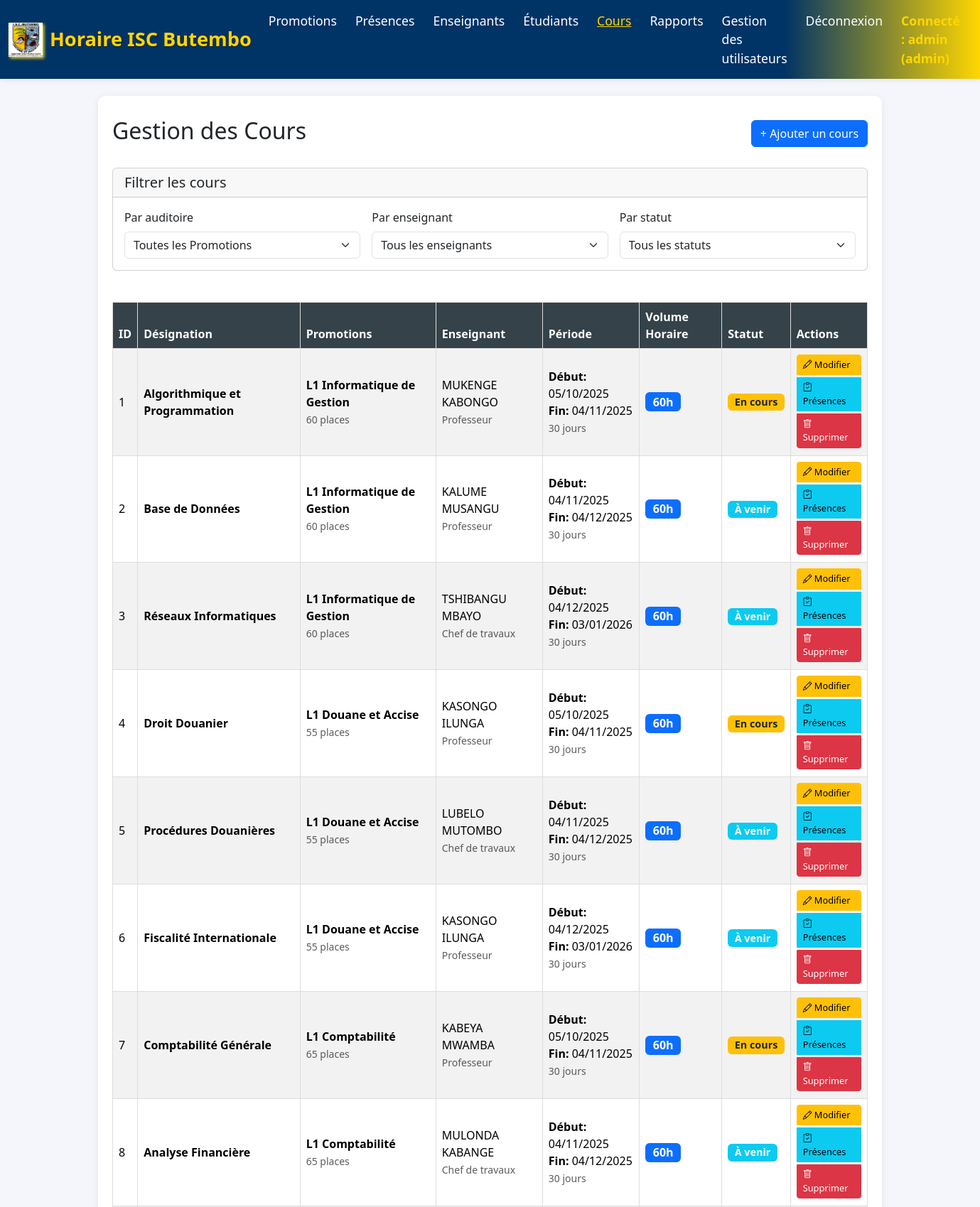
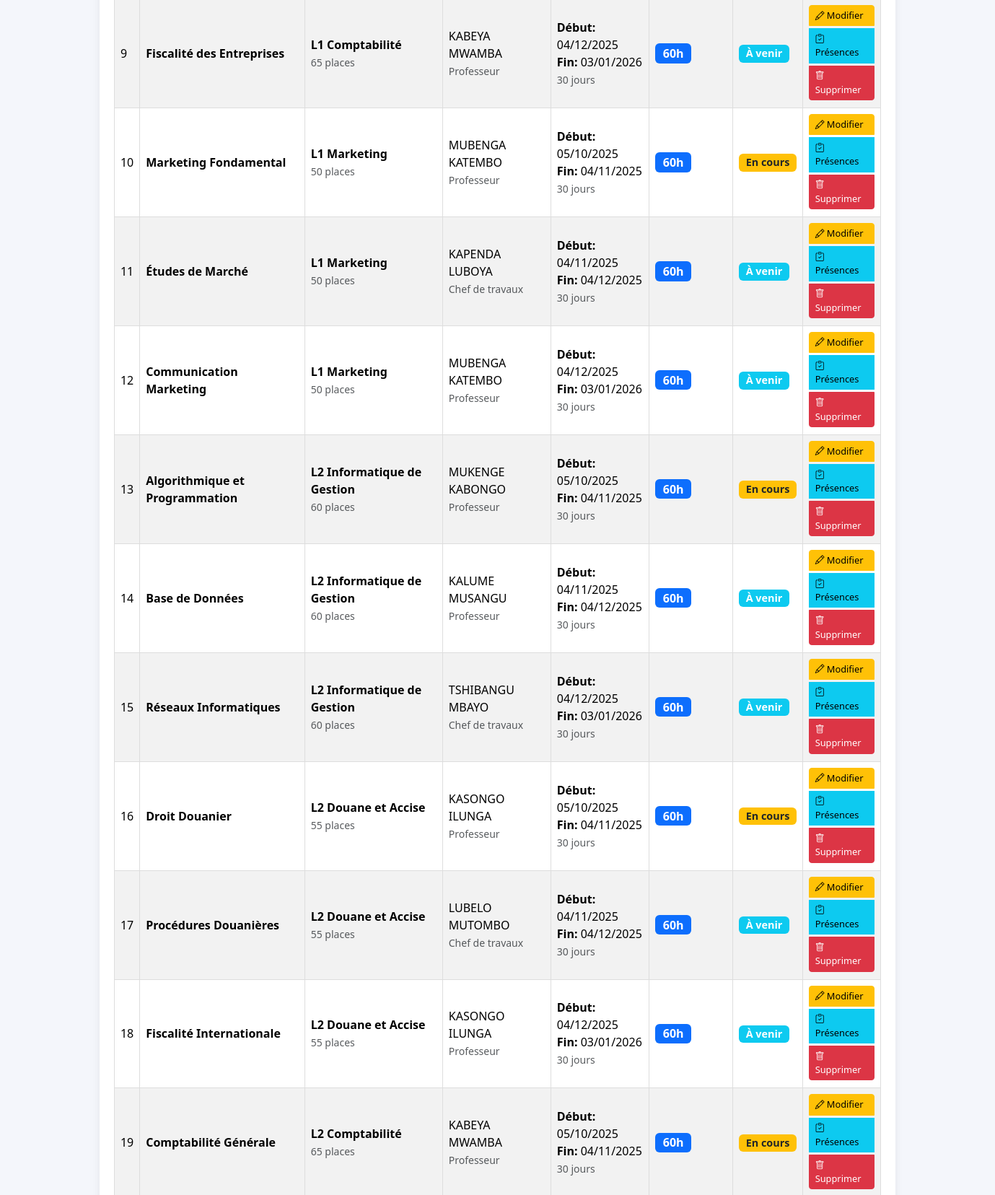
Page /cours (signed in, upper part) on the committed database (2 pictures, top to bottom).
### models/__init__.py (models this page shows)
class Cours(db.Model):
    __tablename__ = 'cours'
    id = db.Column(db.Integer, primary_key=True)
    designation = db.Column(db.String(200), nullable=False)  # Nom du cours
    auditoire_id = db.Column(db.Integer, db.ForeignKey('auditoire.id'), nullable=False)
    enseignant_id = db.Column(db.Integer, db.ForeignKey('enseignant.id'), nullable=False)
    date_debut = db.Column(db.Date, nullable=False)
    date_fin = db.Column(db.Date, nullable=False)
    volume_horaire = db.Column(db.Integer, nullable=False)
    auditoire = db.relationship('Auditoire', backref='cours_list')
    enseignant = db.relationship('Enseignant', backref='cours')

class Auditoire(db.Model):
    __tablename__ = 'auditoire'
    id = db.Column(db.Integer, primary_key=True)
    nom = db.Column(db.String(100), nullable=False)
    capacite = db.Column(db.Integer, nullable=True)

class Enseignant(db.Model):
    __tablename__ = 'enseignant'
    id = db.Column(db.Integer, primary_key=True)
    nom = db.Column(db.String(100), nullable=False)
    postnom = db.Column(db.String(100), nullable=False)
    prenom = db.Column(db.String(100), nullable=False)
    grade = db.Column(db.String(50), nullable=False)

### app.py (the view)
@app.route('/cours')
def cours():
    if 'username' not in session:
        return redirect(url_for('home'))
    cours_list = Cours.query.all()
    auditoires_list = Auditoire.query.all()
    enseignants_list = Enseignant.query.all()
    today = date.today()
    for cours in cours_list:
        duree = (cours.date_fin - cours.date_debut).days
        cours.duree = duree
        if today < cours.date_debut:
            cours.statut = 'a_venir'
        elif today > cours.date_fin:
            cours.statut = 'termine'
        else:
            cours.statut = 'en_cours'
    return render_template('cours.html',
                         cours_list=cours_list,
                         auditoires_list=auditoires_list,
                         enseignants_list=enseignants_list)

### templates/cours.html (shortened to what this page needs)
{% extends "base.html" %}
{% block content %}
<div class="d-flex justify-content-between align-items-center mb-4">
    <h2>Gestion des Cours</h2>
    <a href="{{ url_for('ajouter_cours') }}" class="btn btn-primary">+ Ajouter un cours</a>
</div>
<div class="card mb-4">
    <div class="card-header">
        <h5 class="mb-0">Filtrer les cours</h5>
    </div>
    <div class="card-body">
        <div class="row g-3">
            <div class="col-md-4">
                <label for="filter_auditoire" class="form-label">Par auditoire</label>
                <select class="form-select" id="filter_auditoire" onchange="filterCours()">
                    <option value="">Toutes les Promotions</option>
                </select>
            </div>
            <div class="col-md-4">
                <label for="filter_enseignant" class="form-label">Par enseignant</label>
                <select class="form-select" id="filter_enseignant" onchange="filterCours()">
                    <option value="">Tous les enseignants</option>
                </select>
            </div>
            <div class="col-md-4">
                <label for="filter_statut" class="form-label">Par statut</label>
                <select class="form-select" id="filter_statut" onchange="filterCours()">
                    <option value="">Tous les statuts</option>
                </select>
            </div>
        </div>
    </div>
</div>
<div class="table-responsive">
    <table class="table table-striped table-hover" id="coursTable">
        <thead class="table-dark">
            <tr>
                <th>ID</th>
                <th>Désignation</th>
                <th>Promotions</th>
                <th>Enseignant</th>
                <th>Période</th>
                <th>Volume Horaire</th>
                <th>Statut</th>
                <th>Actions</th>
            </tr>
        </thead>
        <tbody>
            {% for cours in cours_list %}
            <tr data-auditoire="{{ cours.auditoire_id }}" data-enseignant="{{ cours.enseignant_id }}" data-statut="{{ cours.statut }}">
                <td>{{ cours.id }}</td>
                <td>
                    <strong>{{ cours.designation }}</strong>
                </td>
                <td>
                    <strong>{{ cours.auditoire.nom }}</strong>
                    {% if cours.auditoire.capacite %}
                    <br><small class="text-muted">{{ cours.auditoire.capacite }} places</small>
                    {% endif %}
                </td>
                <td>
                    {{ cours.enseignant.nom }} {{ cours.enseignant.postnom }}
                    <br><small class="text-muted">{{ cours.enseignant.grade }}</small>
                </td>
                <td>
                    <strong>Début:</strong> {{ cours.date_debut.strftime('%d/%m/%Y') }}<br>
                    <strong>Fin:</strong> {{ cours.date_fin.strftime('%d/%m/%Y') }}<br>
                    <small class="text-muted">{{ cours.duree }} jours</small>
                </td>
                <td>
                    <span class="badge bg-primary fs-6">{{ cours.volume_horaire }}h</span>
                </td>
                <td>
                    {% if cours.statut == 'en_cours' %}
                        <span class="badge bg-warning text-dark">En cours</span>
                    {% elif cours.statut == 'a_venir' %}
                        <span class="badge bg-info">À venir</span>
                    {% else %}
                        <span class="badge bg-success">Terminé</span>
                    {% endif %}
                </td>
                <td>
                    <div class="btn-group-vertical btn-group-sm" role="group">
                        <a href="{{ url_for('modifier_cours', id=cours.id) }}" class="btn btn-warning mb-1">
                            <i class="bi bi-pencil"></i> Modifier
                        </a>
                        <a href="{{ url_for('presence') }}?cours_id={{ cours.id }}" class="btn btn-info mb-1">
                            <i class="bi bi-clipboard-check"></i> Présences
                        </a>
                        <a href="{{ url_for('supprimer_cours', id=cours.id) }}" class="btn btn-danger"
                           onclick="return confirm('Êtes-vous sûr de vouloir supprimer ce cours ?')">
                            <i class="bi bi-trash"></i> Supprimer
                        </a>
                    </div>
                </td>
            </tr>
            {% endfor %}
        </tbody>
    </table>
</div>
{% endblock %}

### static/style.css (style rules this page uses)
body { font-family: Arial, sans-serif; margin: 0; padding: 0; background-color: #f4f4f4; }
.table { width: 100%; border-collapse: collapse; margin: 20px 0; }
.table th, .table td { border: 1px solid #ddd; padding: 8px; }
.table th { background-color: #35424a; color: white; }
.table tr:nth-child(even) { background-color: #f2f2f2; }

### templates/base.html (style rules this page uses)
body { background-color: #f4f6fb; font-family: 'Segoe UI', Arial, sans-serif; }

### templates/cours.html (style rules this page uses)
.btn-group-vertical .btn { margin-bottom: 2px; text-align: left; font-size: 0.8rem; }
.badge { font-size: 0.9em; }
.table td { vertical-align: middle; }

### rows in the picture
Cours: id "1", designation "Algorithmique et Programmation", auditoire.nom "L1 Informatique de Gestion", auditoire.capacite "60", enseignant.nom "MUKENGE", enseignant.postnom "KABONGO", enseignant.grade "Professeur", date_debut "05/10/2025", date_fin "04/11/2025", volume_horaire "60", shows "En cours"
Cours: id "2", designation "Base de Données", auditoire.nom "L1 Informatique de Gestion", auditoire.capacite "60", enseignant.nom "KALUME", enseignant.postnom "MUSANGU", enseignant.grade "Professeur", date_debut "04/11/2025", date_fin "04/12/2025", volume_horaire "60", shows "À venir"
Cours: id "3", designation "Réseaux Informatiques", auditoire.nom "L1 Informatique de Gestion", auditoire.capacite "60", enseignant.nom "TSHIBANGU", enseignant.postnom "MBAYO", enseignant.grade "Chef de travaux", date_debut "04/12/2025", date_fin "03/01/2026", volume_horaire "60", shows "À venir"
Cours: id "4", designation "Droit Douanier", auditoire.nom "L1 Douane et Accise", auditoire.capacite "55", enseignant.nom "KASONGO", enseignant.postnom "ILUNGA", enseignant.grade "Professeur", date_debut "05/10/2025", date_fin "04/11/2025", volume_horaire "60", shows "En cours"
Cours: id "5", designation "Procédures Douanières", auditoire.nom "L1 Douane et Accise", auditoire.capacite "55", enseignant.nom "LUBELO", enseignant.postnom "MUTOMBO", enseignant.grade "Chef de travaux", date_debut "04/11/2025", date_fin "04/12/2025", volume_horaire "60", shows "À venir"
Cours: id "6", designation "Fiscalité Internationale", auditoire.nom "L1 Douane et Accise", auditoire.capacite "55", enseignant.nom "KASONGO", enseignant.postnom "ILUNGA", enseignant.grade "Professeur", date_debut "04/12/2025", date_fin "03/01/2026", volume_horaire "60", shows "À venir"
Cours: id "7", designation "Comptabilité Générale", auditoire.nom "L1 Comptabilité", auditoire.capacite "65", enseignant.nom "KABEYA", enseignant.postnom "MWAMBA", enseignant.grade "Professeur", date_debut "05/10/2025", date_fin "04/11/2025", volume_horaire "60", shows "En cours"
Cours: id "8", designation "Analyse Financière", auditoire.nom "L1 Comptabilité", auditoire.capacite "65", enseignant.nom "MULONDA", enseignant.postnom "KABANGE", enseignant.grade "Chef de travaux", date_debut "04/11/2025", date_fin "04/12/2025", volume_horaire "60", shows "À venir"
Cours: id "9", designation "Fiscalité des Entreprises", auditoire.nom "L1 Comptabilité", auditoire.capacite "65", enseignant.nom "KABEYA", enseignant.postnom "MWAMBA", enseignant.grade "Professeur", date_debut "04/12/2025", date_fin "03/01/2026", volume_horaire "60", shows "À venir"
Cours: id "10", designation "Marketing Fondamental", auditoire.nom "L1 Marketing", auditoire.capacite "50", enseignant.nom "MUBENGA", enseignant.postnom "KATEMBO", enseignant.grade "Professeur", date_debut "05/10/2025", date_fin "04/11/2025", volume_horaire "60", shows "En cours"
Cours: id "11", designation "Études de Marché", auditoire.nom "L1 Marketing", auditoire.capacite "50", enseignant.nom "KAPENDA", enseignant.postnom "LUBOYA", enseignant.grade "Chef de travaux", date_debut "04/11/2025", date_fin "04/12/2025", volume_horaire "60", shows "À venir"
Cours: id "12", designation "Communication Marketing", auditoire.nom "L1 Marketing", auditoire.capacite "50", enseignant.nom "MUBENGA", enseignant.postnom "KATEMBO", enseignant.grade "Professeur", date_debut "04/12/2025", date_fin "03/01/2026", volume_horaire "60", shows "À venir"
Cours: id "13", designation "Algorithmique et Programmation", auditoire.nom "L2 Informatique de Gestion", auditoire.capacite "60", enseignant.nom "MUKENGE", enseignant.postnom "KABONGO", enseignant.grade "Professeur", date_debut "05/10/2025", date_fin "04/11/2025", volume_horaire "60", shows "En cours"
Cours: id "14", designation "Base de Données", auditoire.nom "L2 Informatique de Gestion", auditoire.capacite "60", enseignant.nom "KALUME", enseignant.postnom "MUSANGU", enseignant.grade "Professeur", date_debut "04/11/2025", date_fin "04/12/2025", volume_horaire "60", shows "À venir"
Cours: id "15", designation "Réseaux Informatiques", auditoire.nom "L2 Informatique de Gestion", auditoire.capacite "60", enseignant.nom "TSHIBANGU", enseignant.postnom "MBAYO", enseignant.grade "Chef de travaux", date_debut "04/12/2025", date_fin "03/01/2026", volume_horaire "60", shows "À venir"
Cours: id "16", designation "Droit Douanier", auditoire.nom "L2 Douane et Accise", auditoire.capacite "55", enseignant.nom "KASONGO", enseignant.postnom "ILUNGA", enseignant.grade "Professeur", date_debut "05/10/2025", date_fin "04/11/2025", volume_horaire "60", shows "En cours"
Cours: id "17", designation "Procédures Douanières", auditoire.nom "L2 Douane et Accise", auditoire.capacite "55", enseignant.nom "LUBELO", enseignant.postnom "MUTOMBO", enseignant.grade "Chef de travaux", date_debut "04/11/2025", date_fin "04/12/2025", volume_horaire "60", shows "À venir"
Cours: id "18", designation "Fiscalité Internationale", auditoire.nom "L2 Douane et Accise", auditoire.capacite "55", enseignant.nom "KASONGO", enseignant.postnom "ILUNGA", enseignant.grade "Professeur", date_debut "04/12/2025", date_fin "03/01/2026", volume_horaire "60", shows "À venir"
Cours: id "19", designation "Comptabilité Générale", auditoire.nom "L2 Comptabilité", auditoire.capacite "65", enseignant.nom "KABEYA", enseignant.postnom "MWAMBA", enseignant.grade "Professeur", date_debut "05/10/2025", date_fin "04/11/2025", volume_horaire "60", shows "En cours"

### other values in the picture
{{ session.username }} "admin"
{{ session.role }} "admin"
